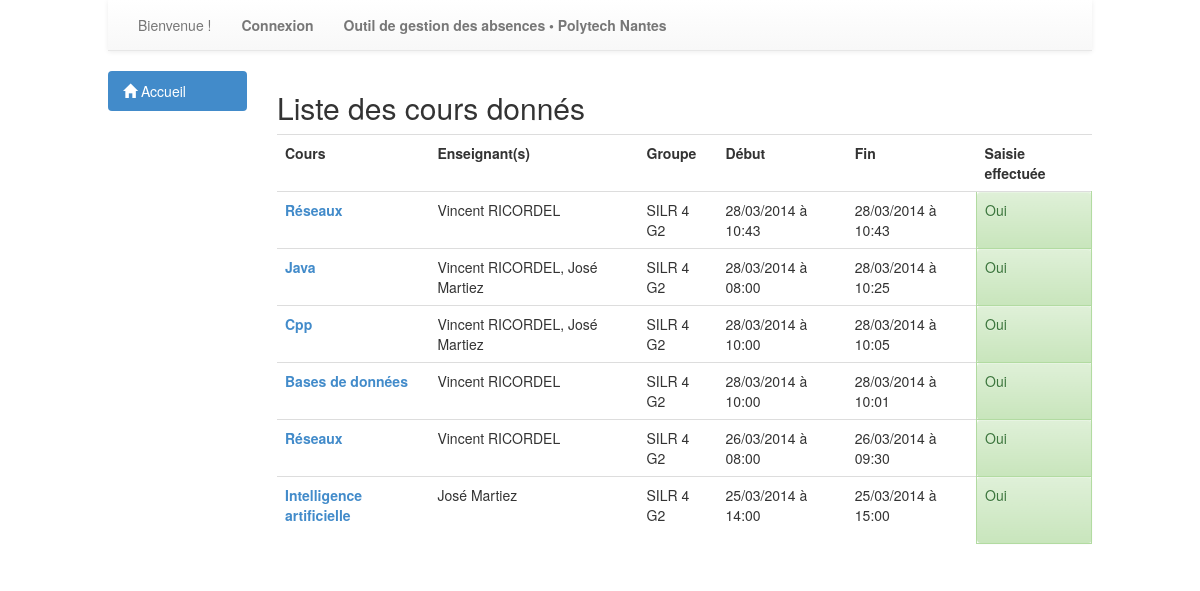
/absences/cours/liste/, run on an earlier commit of the app's database.
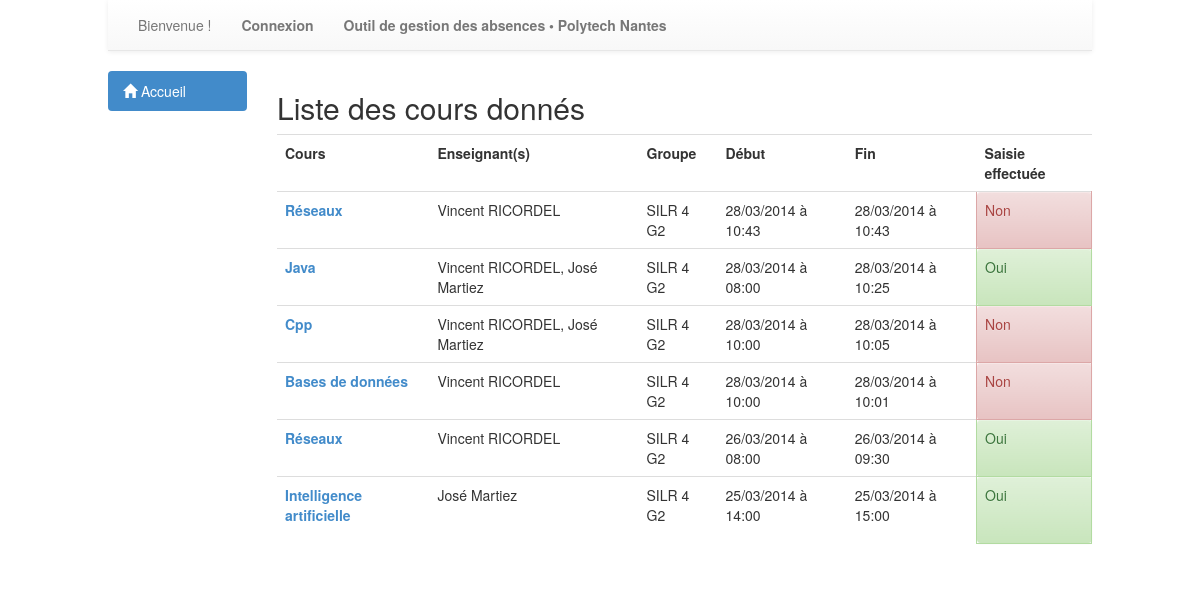
And on a later commit of the database.
### absences/models.py (models this page shows, shortened)
class Cours (models.Model):
	dateDebut = models.DateTimeField(auto_now = False, auto_now_add = False)
	dateFin = models.DateTimeField(auto_now = False, auto_now_add = False)
	saisieEffectuee = models.BooleanField(default = False)
	matiere = models.ForeignKey(Matiere)
	donne_a = models.ManyToManyField(Groupe, related_name='donne_a')
	donne_par = models.ManyToManyField(Enseignant, related_name = 'donne_par')

class Matiere (models.Model):
	intitule = models.CharField(max_length = 200)

### absences/views.py (the view)
class CoursListView(ListView):
	model = Cours
	context_object_name = 'listeCours'
	template_name = 'absences/listeCours.html'
	paginate_by = 10
	def get_queryset(self):
		return Cours.objects.order_by('-dateFin')

### absences/context_processor.py (called while the page is built, shortened)
def getNombres (request):
	nb = {}
	nb['absences'] = 0
	nb['nonSaisis'] = 0
	try:
		etudiant = Etudiant.objects.get(user=request.user)
		nb['absences'] = Absence.objects.filter(etudiant = etudiant, justifie = False).count()
	except:
		nb['absences'] = 0
		try:
			enseignant = Enseignant.objects.get(user=request.user)
			cours = Cours.objects.filter(donne_par = enseignant, saisieEffectuee = False, dateFin__lte = datetime.now())
			nb['nonSaisis'] = cours.count()
		except:
			nb['nonSaisis'] = 0
	return {'nb':nb}

def determinerGroupe(request):
	groupeUtilisateur = {}
	groupeUtilisateur['etudiant'] = None
	groupeUtilisateur['secretaire'] = None
	groupeUtilisateur['enseignant'] = None
	try:
		groupes = request.user.groups.all()
	except:
		groupeUtilisateur['etudiant'] = None
		groupeUtilisateur['secretaire'] = None
		groupeUtilisateur['enseignant'] = None
	return {'groupeUtilisateur':groupeUtilisateur}

### absences/templates/absences/listeCours.html (shortened to what this page needs)
{% extends 'general.html' %}
{%block content %}
<h2>Liste des cours donnés</h2>
<table class="table table-hover">
	<tr>
		<th>Cours</th>
		<th>Enseignant(s)</th>
		<th>Groupe</th>
		<th>Début</th>
		<th>Fin</th>
		{% if nonRenseignes %}
			<th>Saisir les absence</th>
		{% else %}
			<th>Saisie effectuée</th>
		{% endif %}
	</tr>
{% for cours in listeCours %}
	<tr>
		<td><p><strong><a href="{% url 'absences:consultationCours' cours.id %}" title="Voir les absences">{{cours.matiere.intitule}}</a></strong></p></td>
		<td>{% for enseignant in cours.donne_par.all %} {{enseignant.user.first_name}} {{enseignant.user.last_name}}{% if not forloop.last %}, {%endif%}{% endfor %}</td>
		<td>{% for groupe in cours.donne_a.all %} {{groupe.nom}}{% if not forloop.last %}, {%endif%}{% endfor %}</td>
		<td>{{cours.dateDebut|date:"d/m/Y"}} à {{cours.dateDebut|time:"H:i"}}</td>
		<td>{{cours.dateFin|date:"d/m/Y"}} à {{cours.dateFin|time:"H:i"}}</td>
		{% if not nonRenseignes %}
			{% if cours.saisieEffectuee %}
				<td class="alert alert-success">Oui</td>
			{% else %}
				<td class="alert alert-danger">Non</td>
			{% endif %}
		{% else %}
			<td><a href="{% url 'absences:saisieAbsences' cours.id %}"><button type="button" class="btn btn-default"><span class="glyphicon glyphicon-pencil"></span> Saisir les absences</button></a></td>
		{% endif %}
	</tr>
	{%empty%}
	<tr>
		<td colspan="6">Aucun cours ne correspond à cette date</td>
	</tr>
{% endfor %}
</table>
{%endblock %}

What changed in the data, as far as the page shows it:
changed Cours (number 1 of 6 on the later page): saisieEffectuee "Oui" → "Non"
changed Cours "Cpp": saisieEffectuee "Oui" → "Non"
changed Cours "Bases de données": saisieEffectuee "Oui" → "Non"
